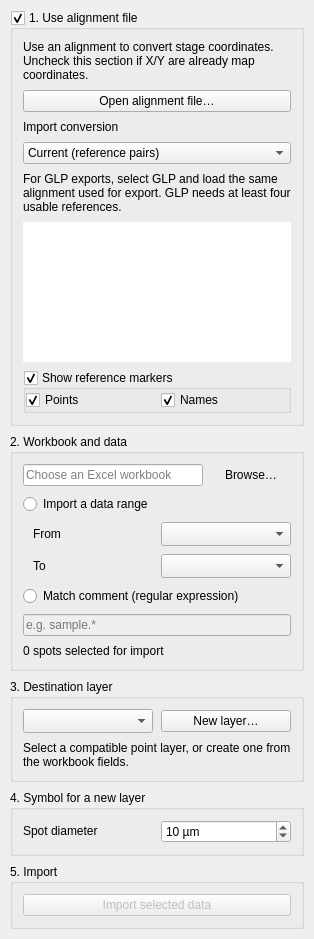
          <widget class="QWidget" name="tab_content">
           <layout class="QVBoxLayout" name="layout_11">
            <property name="spacing">
             <number>8</number>
            </property>
            <property name="leftMargin">
             <number>10</number>
            </property>
            <property name="topMargin">
             <number>10</number>
            </property>
            <property name="rightMargin">
             <number>10</number>
            </property>
            <property name="bottomMargin">
             <number>10</number>
            </property>
            <item>
             <widget class="QGroupBox" name="Grp_Alignment">
              <property name="flat">
               <bool>false</bool>
              </property>
              <property name="checkable">
               <bool>true</bool>
              </property>
              <property name="title">
               <string>1. Use alignment file</string>
              </property>
              <layout class="QVBoxLayout" name="layout_2">
               <property name="spacing">
                <number>8</number>
               </property>
               <property name="leftMargin">
                <number>10</number>
               </property>
               <property name="topMargin">
                <number>10</number>
               </property>
               <property name="rightMargin">
                <number>10</number>
               </property>
               <property name="bottomMargin">
                <number>10</number>
               </property>
               <item>
                <widget class="QLabel" name="Hint_Alignment">
                 <property name="text">
                  <string>Use an alignment to convert stage coordinates. Uncheck this section if X/Y are already map coordinates.</string>
                 </property>
                 <property name="wordWrap">
                  <bool>true</bool>
                 </property>
                 <property name="textFormat">
                  <enum>Qt::PlainText</enum>
                 </property>
                 <property name="textInteractionFlags">
                  <set>Qt::TextSelectableByMouse</set>
                 </property>
                </widget>
               </item>
               <item>
                <widget class="QPushButton" name="Btn_Import_Alignments">
                 <property name="text">
                  <string>Open alignment file…</string>
                 </property>
                </widget>
               </item>
               <item>
                <widget class="QLabel" name="Lbl_Import_Conversion">
                 <property name="text">
                  <string>Import conversion</string>
                 </property>
                 <property name="buddy">
                  <cstring>Cmb_Import_Conversion</cstring>
                 </property>
                </widget>
               </item>
               <item>
                <widget class="QComboBox" name="Cmb_Import_Conversion">
                 <property name="toolTip">
                  <string>Select GLP when points were exported with MonkeyNavigator2's GLP model. Use the same alignment file and enabled references.</string>
                 </property>
                 <item>
                  <property name="text"><string>Current (reference pairs)</string></property>
                 </item>
                 <item>
                  <property name="text"><string>GLP (MonkeyNavigator2)</string></property>
                 </item>
                </widget>
               </item>
               <item>
                <widget class="QLabel" name="Hint_Import_Conversion">
                 <property name="text">
                  <string>For GLP exports, select GLP and load the same alignment used for export. GLP needs at least four usable references.</string>
                 </property>
                 <property name="wordWrap"><bool>true</bool></property>
                 <property name="textFormat"><enum>Qt::PlainText</enum></property>
                </widget>
               </item>
               <item>
                <widget class="QTableView" name="Tbv_Alignment">
                 <property name="frameShape">
                  <enum>QFrame::NoFrame</enum>
                 </property>
                 <property name="frameShadow">
                  <enum>QFrame::Plain</enum>
                 </property>
                 <property name="verticalScrollBarPolicy">
                  <enum>Qt::ScrollBarAsNeeded</enum>
                 </property>
                 <property name="autoScroll">
                  <bool>true</bool>
                 </property>
                 <property name="editTriggers">
                  <set>QAbstractItemView::NoEditTriggers</set>
                 </property>
                 <property name="showDropIndicator" stdset="0">
                  <bool>false</bool>
                 </property>
                 <property name="dragDropOverwriteMode">
                  <bool>false</bool>
                 </property>
                 <property name="alternatingRowColors">
                  <bool>true</bool>
                 </property>
                 <property name="showGrid">
                  <bool>false</bool>
                 </property>
                 <property name="gridStyle">
                  <enum>Qt::NoPen</enum>
                 </property>
                 <property name="sortingEnabled">
                  <bool>false</bool>
                 </property>
                 <property name="cornerButtonEnabled">
                  <bool>false</bool>
                 </property>
                 <attribute name="horizontalHeaderVisible">
                  <bool>false</bool>
                 </attribute>
                 <attribute name="verticalHeaderDefaultSectionSize">
                  <number>17</number>
                 </attribute>
                 <property name="minimumSize">
                  <size>
                   <width>0</width>
                   <height>100</height>
                  </size>
                 </property>
                 <property name="maximumSize">
                  <size>
                   <width>16777215</width>
                   <height>140</height>
                  </size>
                 </property>
                </widget>
               </item>
               <item>
                <widget class="QGroupBox" name="Gbx_Alignment_Ref_Point_Markers">
                 <property name="checkable">
                  <bool>true</bool>
                 </property>
                 <property name="checked">
                  <bool>true</bool>
                 </property>
                 <property name="title">
                  <string>Show reference markers</string>
                 </property>
                 <layout class="QHBoxLayout" name="layout_1">
                  <property name="spacing">
                   <number>8</number>
                  </property>
                  <property name="leftMargin">
                   <number>0</number>
                  </property>
                  <property name="topMargin">
                   <number>0</number>
                  </property>
                  <property name="rightMargin">
                   <number>0</number>
                  </property>
                  <property name="bottomMargin">
                   <number>0</number>
                  </property>
                  <item>
                   <widget class="QCheckBox" name="Cbx_Alignment_Ref_Points">
                    <property name="checked">
                     <bool>true</bool>
                    </property>
                    <property name="text">
                     <string>Points</string>
                    </property>
                   </widget>
                  </item>
                  <item>
                   <widget class="QCheckBox" name="Cbx_Alignment_Ref_Names">
                    <property name="checked">
                     <bool>true</bool>
                    </property>
                    <property name="text">
                     <string>Names</string>
                    </property>
                   </widget>
                  </item>
                 </layout>
                </widget>
               </item>
              </layout>
             </widget>
            </item>
            <item>
             <widget class="QGroupBox" name="Grp_Workbook">
              <property name="enabled">
               <bool>true</bool>
              </property>
              <property name="title">
               <string>2. Workbook and data</string>
              </property>
              <layout class="QVBoxLayout" name="layout_5">
               <property name="spacing">
                <number>8</number>
               </property>
               <property name="leftMargin">
                <number>10</number>
               </property>
               <property name="topMargin">
                <number>10</number>
               </property>
               <property name="rightMargin">
                <number>10</number>
               </property>
               <property name="bottomMargin">
                <number>10</number>
               </property>
               <item>
                <layout class="QHBoxLayout" name="layout_3">
                 <property name="spacing">
                  <number>8</number>
                 </property>
                 <property name="leftMargin">
                  <number>0</number>
                 </property>
                 <property name="topMargin">
                  <number>0</number>
                 </property>
                 <property name="rightMargin">
                  <number>0</number>
                 </property>
                 <property name="bottomMargin">
                  <number>0</number>
                 </property>
                 <item>
                  <widget class="QLineEdit" name="Tbx_Workbook">
                   <property name="enabled">
                    <bool>true</bool>
                   </property>
                   <property name="toolTip">
                    <string notr="true" extracomment="this is tooltip" />
                   </property>
                   <property name="readOnly">
                    <bool>true</bool>
                   </property>
                   <property name="placeholderText">
                    <string>Choose an Excel workbook</string>
                   </property>
                   <property name="accessibleName">
                    <string>Excel workbook</string>
                   </property>
                  </widget>
                 </item>
                 <item>
                  <widget class="QPushButton" name="Btn_Select_Workbook">
                   <property name="flat">
                    <bool>true</bool>
                   </property>
                   <property name="text">
                    <string>Browse…</string>
                   </property>
                   <property name="toolTip">
                    <string>Open an .xlsx or .xls session workbook</string>
                   </property>
                  </widget>
                 </item>
                </layout>
               </item>
               <item>
                <widget class="QRadioButton" name="Opt_Range">
                 <property name="enabled">
                  <bool>true</bool>
                 </property>
                 <property name="checked">
                  <bool>false</bool>
                 </property>
                 <attribute name="buttonGroup">
                  <string notr="true">buttonGroup</string>
                 </attribute>
                 <property name="text">
                  <string>Import a data range</string>
                 </property>
                </widget>
               </item>
               <item>
                <layout class="QGridLayout" name="layout_4">
                 <property name="spacing">
                  <number>8</number>
                 </property>
                 <property name="leftMargin">
                  <number>0</number>
                 </property>
                 <property name="topMargin">
                  <number>0</number>
                 </property>
                 <property name="rightMargin">
                  <number>0</number>
                 </property>
                 <property name="bottomMargin">
                  <number>0</number>
                 </property>
                 <item row="0" column="0">
                  <widget class="QLabel" name="label_5">
                   <property name="margin">
                    <number>0</number>
                   </property>
                   <property name="indent">
                    <number>10</number>
                   </property>
                   <property name="text">
                    <string>From</string>
                   </property>
                   <property name="wordWrap">
                    <bool>true</bool>
                   </property>
                   <property name="buddy">
                    <cstring>Cmb_Excel_From</cstring>
                   </property>
                   <property name="textInteractionFlags">
                    <set>Qt::TextSelectableByMouse</set>
                   </property>
                  </widget>
                 </item>
                 <item row="0" column="1">
                  <widget class="QComboBox" name="Cmb_Excel_From">
                   <property name="duplicatesEnabled">
                    <bool>false</bool>
                   </property>
                   <property name="frame">
                    <bool>true</bool>
                   </property>
                   <property name="sizeAdjustPolicy">
                    <enum>QComboBox::AdjustToMinimumContentsLengthWithIcon</enum>
                   </property>
                   <property name="minimumContentsLength">
                    <number>10</number>
                   </property>
                   <property name="accessibleName">
                    <string>First data file</string>
                   </property>
                  </widget>
                 </item>
                 <item row="1" column="0">
                  <widget class="QLabel" name="label">
                   <property name="margin">
                    <number>0</number>
                   </property>
                   <property name="indent">
                    <number>10</number>
                   </property>
                   <property name="text">
                    <string>To</string>
                   </property>
                   <property name="wordWrap">
                    <bool>true</bool>
                   </property>
                   <property name="buddy">
                    <cstring>Cmb_Excel_To</cstring>
                   </property>
                   <property name="textInteractionFlags">
                    <set>Qt::TextSelectableByMouse</set>
                   </property>
                  </widget>
                 </item>
                 <item row="1" column="1">
                  <widget class="QComboBox" name="Cmb_Excel_To">
                   <property name="sizeAdjustPolicy">
                    <enum>QComboBox::AdjustToMinimumContentsLengthWithIcon</enum>
                   </property>
                   <property name="minimumContentsLength">
                    <number>10</number>
                   </property>
                   <property name="accessibleName">
                    <string>Last data file</string>
                   </property>
                  </widget>
                 </item>
                </layout>
               </item>
               <item>
                <widget class="QRadioButton" name="Opt_Comment">
                 <property name="enabled">
                  <bool>true</bool>
                 </property>
                 <property name="checked">
                  <bool>false</bool>
                 </property>
                 <attribute name="buttonGroup">
                  <string notr="true">buttonGroup</string>
                 </attribute>
                 <property name="text">
                  <string>Match comment (regular expression)</string>
                 </property>
                </widget>
               </item>
               <item>
                <widget class="QLineEdit" name="Tbx_Comment_Match">
                 <property name="enabled">
                  <bool>false</bool>
                 </property>
                 <property name="placeholderText">
                  <string>e.g. sample.*</string>
                 </property>
                 <property name="toolTip">
                  <string>Case-insensitive regular expression matched against the Comment column.</string>
                 </property>
                 <property name="accessibleName">
                  <string>Comment filter</string>
                 </property>
                </widget>
               </item>
               <item>
                <widget class="QLabel" name="Lbl_Import_Count">
                 <property name="text">
                  <string>0 spots selected for import</string>
                 </property>
                 <property name="wordWrap">
                  <bool>true</bool>
                 </property>
                </widget>
               </item>
              </layout>
             </widget>
            </item>
            <item>
             <widget class="QGroupBox" name="Grp_Layer">
              <property name="enabled">
               <bool>true</bool>
              </property>
              <property name="title">
               <string>3. Destination layer</string>
              </property>
              <layout class="QVBoxLayout" name="layout_7">
               <property name="spacing">
                <number>8</number>
               </property>
               <property name="leftMargin">
                <number>10</number>
               </property>
               <property name="topMargin">
                <number>10</number>
               </property>
               <property name="rightMargin">
                <number>10</number>
               </property>
               <property name="bottomMargin">
                <number>10</number>
               </property>
               <item>
                <layout class="QHBoxLayout" name="layout_6">
                 <property name="spacing">
                  <number>8</number>
                 </property>
                 <property name="leftMargin">
                  <number>0</number>
                 </property>
                 <property name="topMargin">
                  <number>0</number>
                 </property>
                 <property name="rightMargin">
                  <number>0</number>
                 </property>
                 <property name="bottomMargin">
                  <number>0</number>
                 </property>
                 <item>
                  <widget class="QComboBox" name="Cmb_Import_Layer">
                   <property name="toolTip">
                    <string>Select the point layer that will receive the imported rows.</string>
                   </property>
                   <property name="sizeAdjustPolicy">
                    <enum>QComboBox::AdjustToMinimumContentsLengthWithIcon</enum>
                   </property>
                   <property name="minimumContentsLength">
                    <number>10</number>
                   </property>
                   <property name="accessibleName">
                    <string>Import destination layer</string>
                   </property>
                  </widget>
                 </item>
                 <item>
                  <widget class="QPushButton" name="Btn_Create_New_Layer">
                   <property name="text">
                    <string>New layer…</string>
                   </property>
                  </widget>
                 </item>
                </layout>
               </item>
               <item>
                <widget class="QLabel" name="Hint_ImportLayer">
                 <property name="text">
                  <string>Select a compatible point layer, or create one from the workbook fields.</string>
                 </property>
                 <property name="wordWrap">
                  <bool>true</bool>
                 </property>
                 <property name="textFormat">
                  <enum>Qt::PlainText</enum>
                 </property>
                 <property name="textInteractionFlags">
                  <set>Qt::TextSelectableByMouse</set>
                 </property>
                </widget>
               </item>
              </layout>
             </widget>
            </item>
            <item>
             <widget class="QGroupBox" name="groupBox_3">
              <property name="title">
               <string>4. Symbol for a new layer</string>
              </property>
              <layout class="QVBoxLayout" name="layout_9">
               <property name="spacing">
                <number>8</number>
               </property>
               <property name="leftMargin">
                <number>10</number>
               </property>
               <property name="topMargin">
                <number>10</number>
               </property>
               <property name="rightMargin">
                <number>10</number>
               </property>
               <property name="bottomMargin">
                <number>10</number>
               </property>
               <item>
                <layout class="QHBoxLayout" name="layout_8">
                 <property name="spacing">
                  <number>8</number>
                 </property>
                 <property name="leftMargin">
                  <number>0</number>
                 </property>
                 <property name="topMargin">
                  <number>0</number>
                 </property>
                 <property name="rightMargin">
                  <number>0</number>
                 </property>
                 <property name="bottomMargin">
                  <number>0</number>
                 </property>
                 <item>
                  <widget class="QLabel" name="ImportSpotLabel">
                   <property name="text">
                    <string>Spot diameter</string>
                   </property>
                   <property name="wordWrap">
                    <bool>true</bool>
                   </property>
                   <property name="buddy">
                    <cstring>Spn_Spot_Size</cstring>
                   </property>
                   <property name="textInteractionFlags">
                    <set>Qt::TextSelectableByMouse</set>
                   </property>
                  </widget>
                 </item>
                 <item>
                  <widget class="QSpinBox" name="Spn_Spot_Size">
                   <property name="value">
                    <number>10</number>
                   </property>
                   <property name="suffix">
                    <string> µm</string>
                   </property>
                   <property name="keyboardTracking">
                    <bool>false</bool>
                   </property>
                   <property name="accessibleName">
                    <string>Spot diameter</string>
                   </property>
                  </widget>
                 </item>
                </layout>
               </item>
              </layout>
             </widget>
            </item>
            <item>
             <widget class="QGroupBox" name="groupBox">
              <property name="title">
               <string>5. Import</string>
              </property>
              <layout class="QVBoxLayout" name="layout_10">
               <property name="spacing">
                <number>8</number>
               </property>
               <property name="leftMargin">
                <number>10</number>
               </property>
               <property name="topMargin">
                <number>10</number>
               </property>
               <property name="rightMargin">
                <number>10</number>
               </property>
               <property name="bottomMargin">
                <number>10</number>
               </property>
               <item>
                <widget class="QPushButton" name="Btn_Import_From_Excel">
                 <property name="enabled">
                  <bool>false</bool>
                 </property>
                 <property name="autoFillBackground">
                  <bool>false</bool>
                 </property>
                 <property name="flat">
                  <bool>false</bool>
                 </property>
                 <property name="text">
                  <string>Import selected data</string>
                 </property>
                </widget>
               </item>
              </layout>
             </widget>
            </item>
            <item>
             <spacer name="spacer_0">
              <property name="orientation">
               <enum>Qt::Vertical</enum>
              </property>
              <property name="sizeType">
               <enum>QSizePolicy::Expanding</enum>
              </property>
              <property name="sizeHint" stdset="0">
               <size>
                <width>0</width>
                <height>0</height>
               </size>
              </property>
             </spacer>
            </item>
           </layout>
          </widget>
